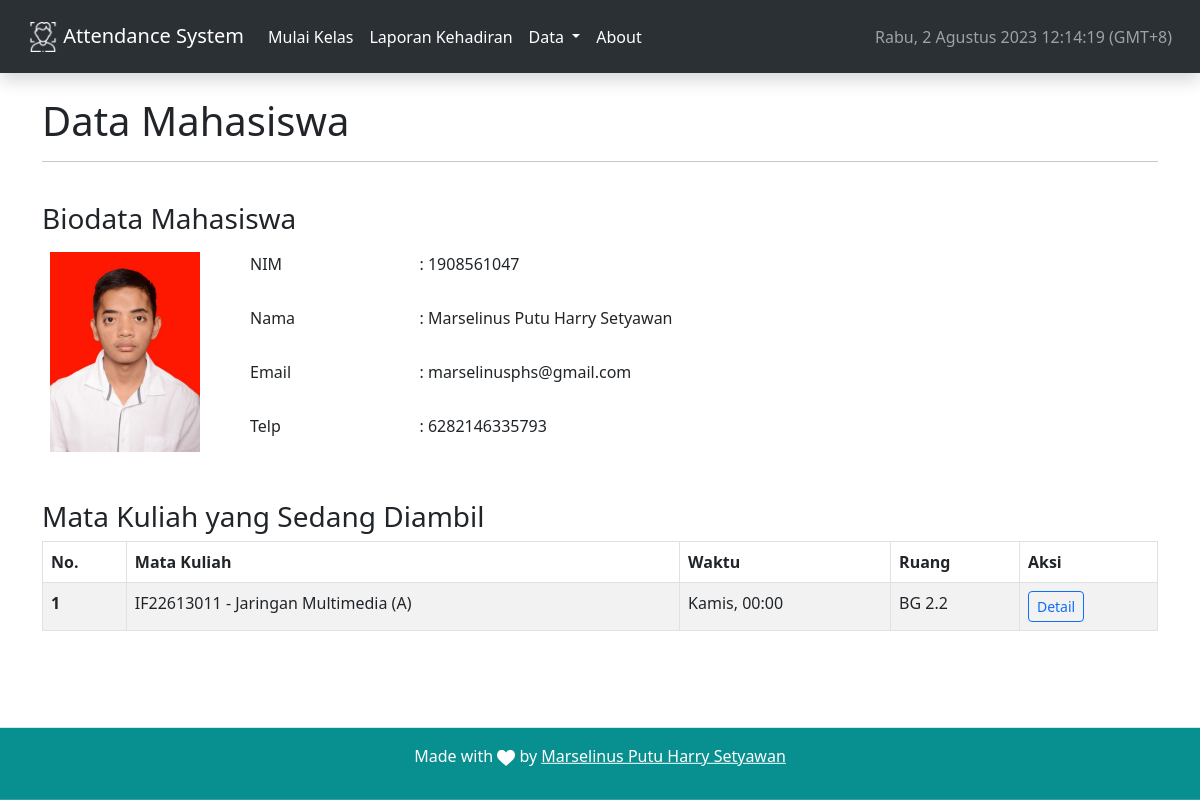
Page /mahasiswa/1908561047 on the committed database.
### sistempresensi/models.py (models this page shows, shortened)
class Mahasiswa(db.Model):
    id = db.Column(db.Integer, primary_key=True)
    nim = db.Column(db.BigInteger, unique=True, nullable=False)
    nama = db.Column(db.String, nullable=False)
    email = db.Column(db.String)
    telp = db.Column(db.BigInteger)
    foto_path = db.Column(db.String, default="default.jpg")
    created_at = db.Column(db.DateTime, nullable=False, server_default=func.now())

class Enrollment(db.Model):
    id = db.Column(db.Integer, primary_key=True)
    nim = db.Column(db.BigInteger, db.ForeignKey('mahasiswa.nim'), nullable=False)
    matkul_group = db.Column(db.String, db.ForeignKey('matkul.kode_matkul_group'), nullable=False)
    created_at = db.Column(db.DateTime, nullable=False, server_default=func.now())
    data_mahasiswa = db.relationship('Mahasiswa', lazy=True)
    data_matkul = db.relationship('Matkul', lazy=True)

class Matkul(db.Model):
    id = db.Column(db.Integer, primary_key=True)
    kode_matkul_group = db.Column(db.String(), unique=True, nullable=False)
    tahun_ajaran = db.Column(db.Integer, nullable=False)
    semester = db.Column(db.Integer, nullable=False)
    kode_matkul = db.Column(db.String(), nullable=False)
    group = db.Column(db.String(), nullable=False, default='A')
    nama_matkul = db.Column(db.String(), nullable=False)
    sks = db.Column(db.Integer, nullable=False)
    dosen = db.Column(db.BigInteger, db.ForeignKey('dosen.nip'), nullable=False)
    hari = db.Column(db.Integer)    # number of weekdays
    jam = db.Column(db.Time())
    ruang = db.Column(db.String)
    total_pertemuan = db.Column(db.Integer, nullable=False, default=0)
    created_at = db.Column(db.DateTime(timezone=True), nullable=False, server_default=func.now())
    data_dosen = db.relationship('Dosen', lazy=True)

### sistempresensi/routes.py (the view)
@app.route("/mahasiswa/<id>")
def detailmahasiswa(id):
    data = Mahasiswa.query.filter_by(nim=id).first_or_404("Mahasiswa tidak ditemukan")
    enrollment = Enrollment.query.join(Matkul).filter(Enrollment.nim == id, Matkul.tahun_ajaran == gvar['tahun_ajaran'],
                                                      Matkul.semester == gvar["semester"]).all()
    return render_template('detail-mahasiswa.html', data=data, enrollment=enrollment, namahari=gvar['hari'],
                           title="Detail Mahasiswa")

### sistempresensi/templates/detail-mahasiswa.html
{% extends "base.html" %}
{% block content %}
<h1>Data Mahasiswa</h1>
<hr> <br>
<h3>Biodata Mahasiswa</h3>
<div class="table-responsive mb-4">
    <table class="table table-borderless">
        <tbody>
        <tr>
            <td width="200px" rowspan="4"><img width="150px"
                    class="img-fluid"
                    src="/static/mahasiswa/{{data.foto_path}}">
            </td>
            <td>NIM</td>
            <td>:   {{ data.nim }}</td>
        </tr>
        <tr>
            <td>Nama</td>
            <td>:   {{ data.nama }}</td>
        </tr>
        <tr>
            <td>Email</td>
            <td>:   {{ data.email }}</td>
        </tr>
        <tr>
            <td>Telp</td>
            <td>:   {{ data.telp }}</td>
        </tr>
        </tbody>
    </table>
</div>
<h3>Mata Kuliah yang Sedang Diambil</h3>
<div class="table-responsive">
    <table class="table table-bordered table-hover table-striped">
        <thead>
        <tr>
            <th scope="col">No.</th>
            <th scope="col">Mata Kuliah</th>
            <th scope="col">Waktu</th>
            <th scope="col">Ruang</th>
            <th scope="col">Aksi</th>
        </tr>
        </thead>
        <tbody>
        {% for data in enrollment %}
        <tr>
            <th scope="row">{{ loop.index }}</th>
            <td>{{ data.data_matkul.kode_matkul }} - {{ data.data_matkul.nama_matkul }} ({{ data.data_matkul.group }})</td>
            <td>{{ namahari[data.data_matkul.hari]}}, {{data.data_matkul.jam.strftime("%H:%M")}}</td>
            <td>{{ data.data_matkul.ruang }}</td>
            <td><a href="/matakuliah/{{data.data_matkul.kode_matkul_group}}" class="btn btn-sm btn-outline-primary" role="button"
                   aria-pressed="true">Detail</a></td>
        </tr>
        {% endfor %}
        </tbody>
    </table>
</div>
{% endblock content %}

### rows in the picture
Mahasiswa: foto_path (picture), nim "1908561047", nama "Marselinus Putu Harry Setyawan", email "marselinusphs@gmail.com", telp "6282146335793"
Enrollment: data_matkul.kode_matkul "IF22613011", data_matkul.nama_matkul "Jaringan Multimedia", data_matkul.group "A", data_matkul.jam "00:00", data_matkul.ruang "BG 2.2"
Matkul: hari "Kamis"
